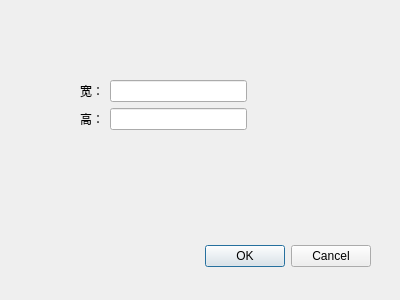
<?xml version="1.0" encoding="UTF-8"?>
<ui version="4.0">
 <class>Dialog</class>
 <widget class="QDialog" name="Dialog">
  <property name="geometry">
   <rect>
    <x>0</x>
    <y>0</y>
    <width>400</width>
    <height>300</height>
   </rect>
  </property>
  <property name="windowTitle">
   <string>Dialog</string>
  </property>
  <widget class="QDialogButtonBox" name="buttonBox">
   <property name="geometry">
    <rect>
     <x>30</x>
     <y>240</y>
     <width>341</width>
     <height>32</height>
    </rect>
   </property>
   <property name="orientation">
    <enum>Qt::Horizontal</enum>
   </property>
   <property name="standardButtons">
    <set>QDialogButtonBox::Cancel|QDialogButtonBox::Ok</set>
   </property>
  </widget>
  <widget class="QWidget" name="">
   <property name="geometry">
    <rect>
     <x>80</x>
     <y>80</y>
     <width>167</width>
     <height>52</height>
    </rect>
   </property>
   <layout class="QVBoxLayout" name="verticalLayout">
    <item>
     <layout class="QHBoxLayout" name="horizontalLayout">
      <item>
       <widget class="QLabel" name="label">
        <property name="text">
         <string>宽：</string>
        </property>
       </widget>
      </item>
      <item>
       <widget class="QLineEdit" name="lineEdit"/>
      </item>
     </layout>
    </item>
    <item>
     <layout class="QHBoxLayout" name="horizontalLayout_2">
      <item>
       <widget class="QLabel" name="label_2">
        <property name="text">
         <string>高：</string>
        </property>
       </widget>
      </item>
      <item>
       <widget class="QLineEdit" name="lineEdit_2"/>
      </item>
     </layout>
    </item>
   </layout>
  </widget>
 </widget>
 <resources/>
 <connections>
  <connection>
   <sender>buttonBox</sender>
   <signal>accepted()</signal>
   <receiver>Dialog</receiver>
   <slot>accept()</slot>
   <hints>
    <hint type="sourcelabel">
     <x>248</x>
     <y>254</y>
    </hint>
    <hint type="destinationlabel">
     <x>157</x>
     <y>274</y>
    </hint>
   </hints>
  </connection>
  <connection>
   <sender>buttonBox</sender>
   <signal>rejected()</signal>
   <receiver>Dialog</receiver>
   <slot>reject()</slot>
   <hints>
    <hint type="sourcelabel">
     <x>316</x>
     <y>260</y>
    </hint>
    <hint type="destinationlabel">
     <x>286</x>
     <y>274</y>
    </hint>
   </hints>
  </connection>
 </connections>
</ui>
